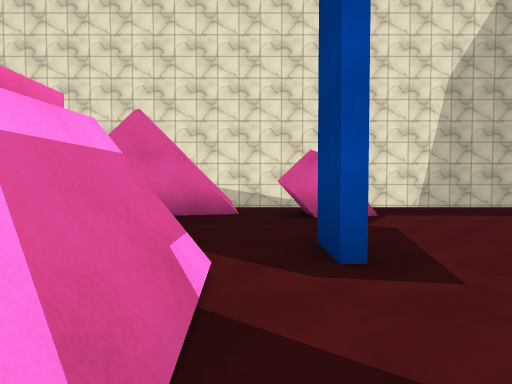
View 1 (above)

12 first-person views from a walk through a 3-D level made in the Unity game engine. The camera is 1.5 m above the floor, tilts 2° down and sees 75° across. The floor is counted in squares, 2 m on a side. Each view is taken from the middle of a square. On the plan, view 1 faces up. The plan holds only what a view shows up to about 11 squares ahead; the rest is blank. The player character is not drawn. Surface patterns are stand-ins for the level's own textures.

View 2
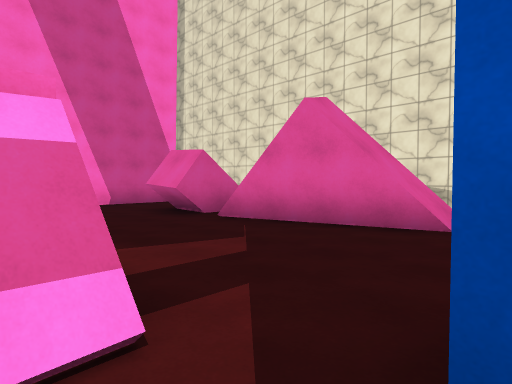

View 3
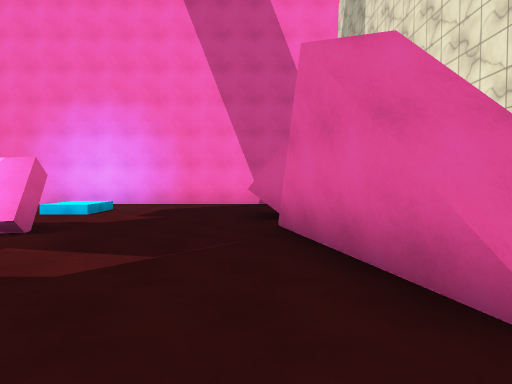

View 4
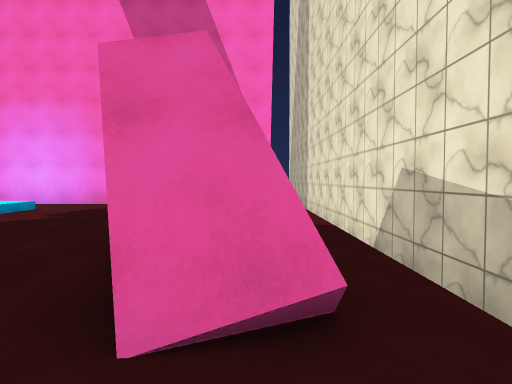

View 5
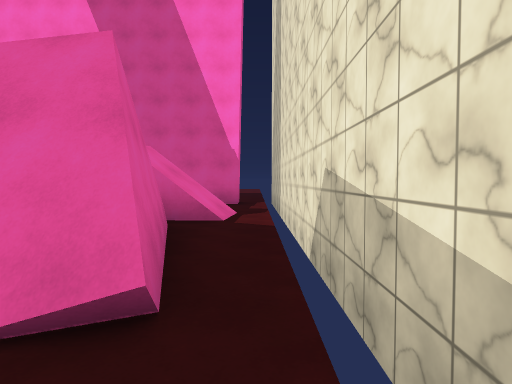

View 6
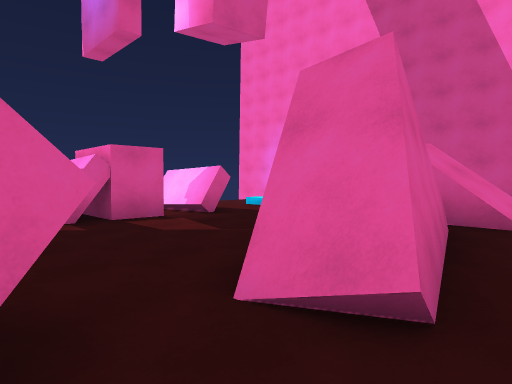

View 7
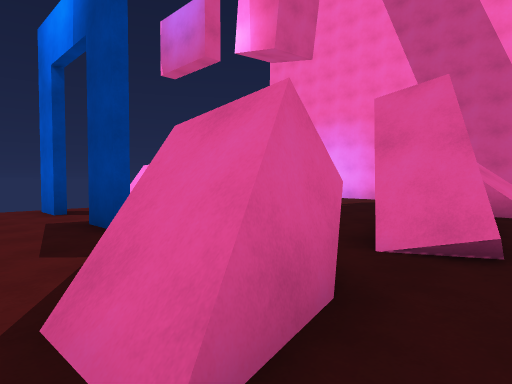

View 8
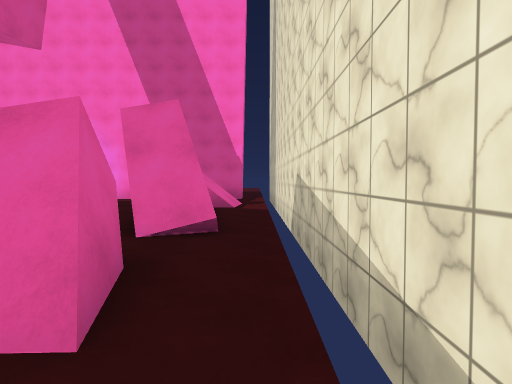

View 9
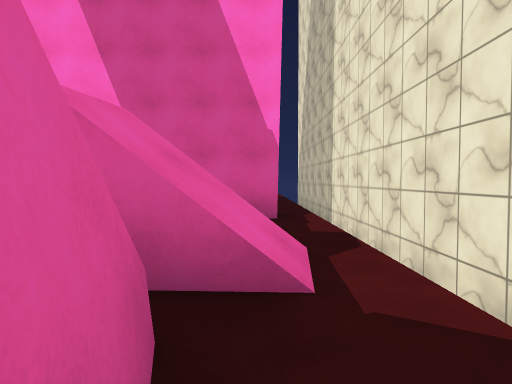

View 10
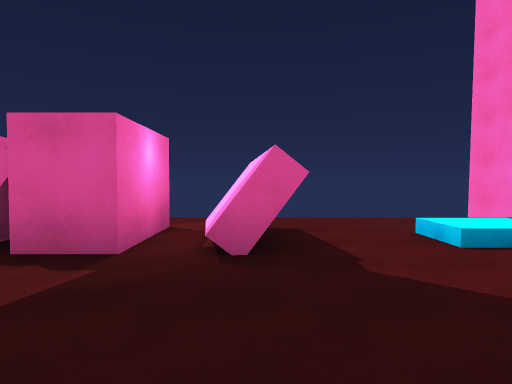

View 11
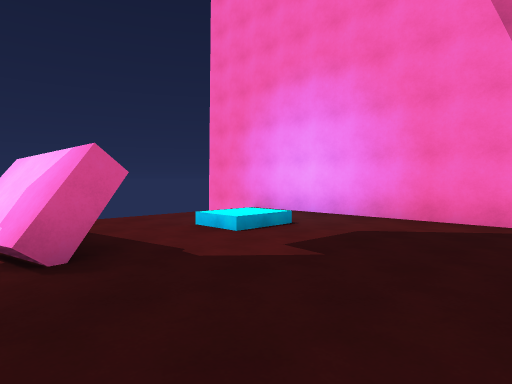

View 12
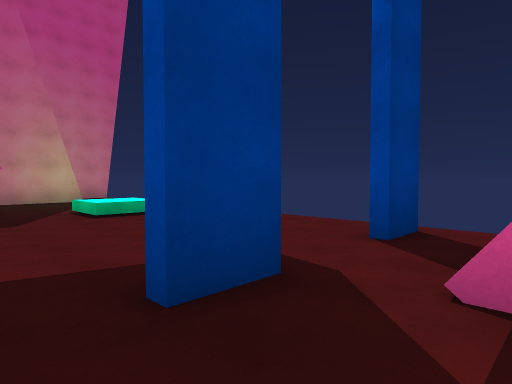

### Floor plan
Key: @ floor where view 1 was taken; # wall or solid block; x gap in a wall; . main floor; : floor 0.5 m higher than the main floor; / step, stairs or slope; = window, fence, low wall or low ledge; ^ raised ledge.
Columns run from 14 left of view 1 to 12 right of it. Each row starts with its distance up from view 1.
 10 #######################
  9 ......................
  8     #...//..##..#....
  7     #...//####.##...
  6     #...=...........
  5     #..............
  4     #..........#.....
  3     #..........#..........#
  2     #..:..#.##......^^....#
  1     #. ...#.##....   ^
  0     #  ...... @x..
 -1     #

Positions as (right, up) in squares from view 1, and headings:
1: (0, 0), facing up
2: (1, 2), facing up-left
3: (1, 6), facing left
4: (1, 8), facing left
5: (1, 9), facing left
6: (1, 9), facing down-left
7: (3, 9), facing down-left
8: (4, 9), facing left
9: (-3, 8), facing left
10: (-4, 6), facing down
11: (-3, 6), facing down-left
12: (-1, 5), facing down-right
